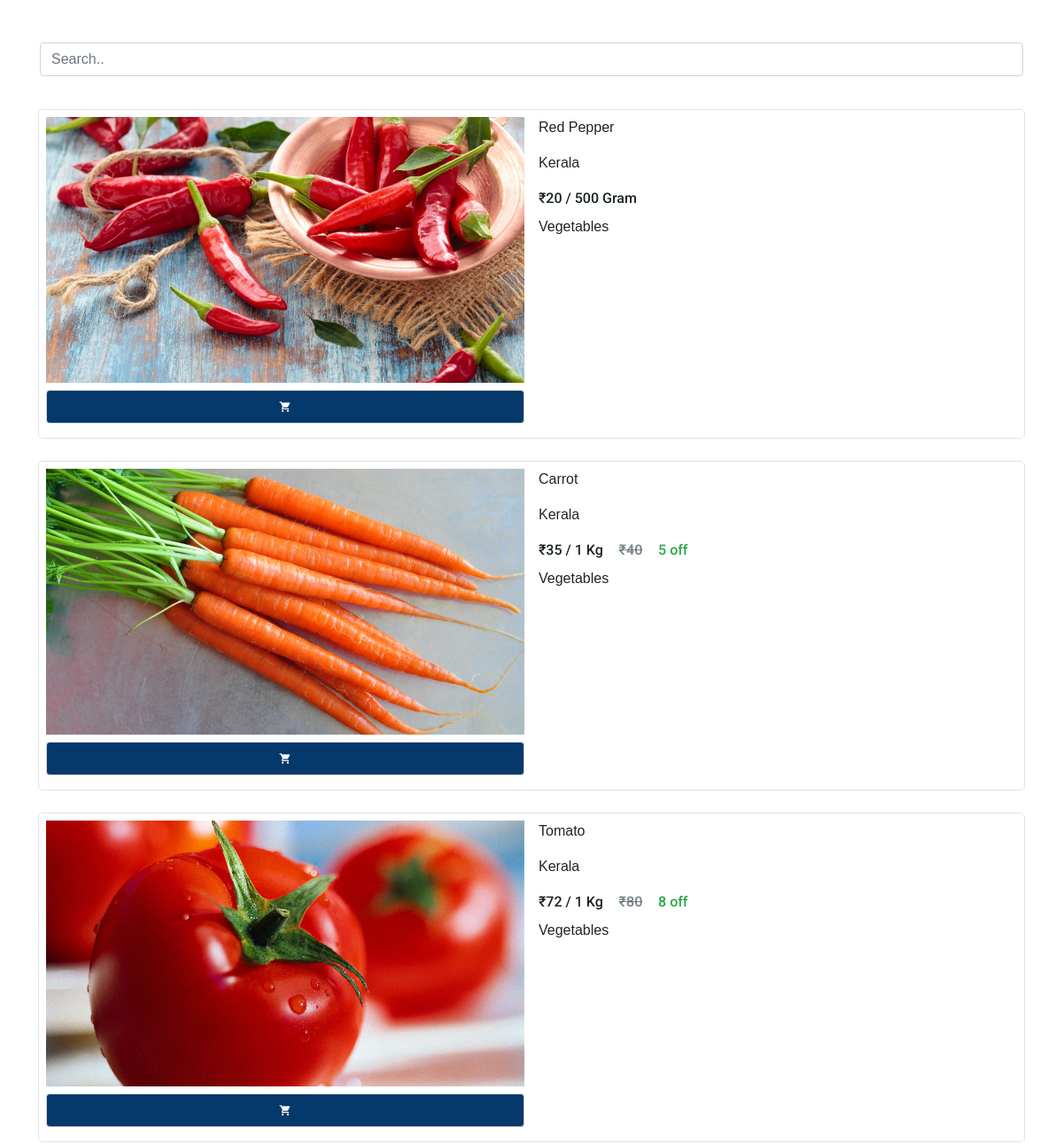
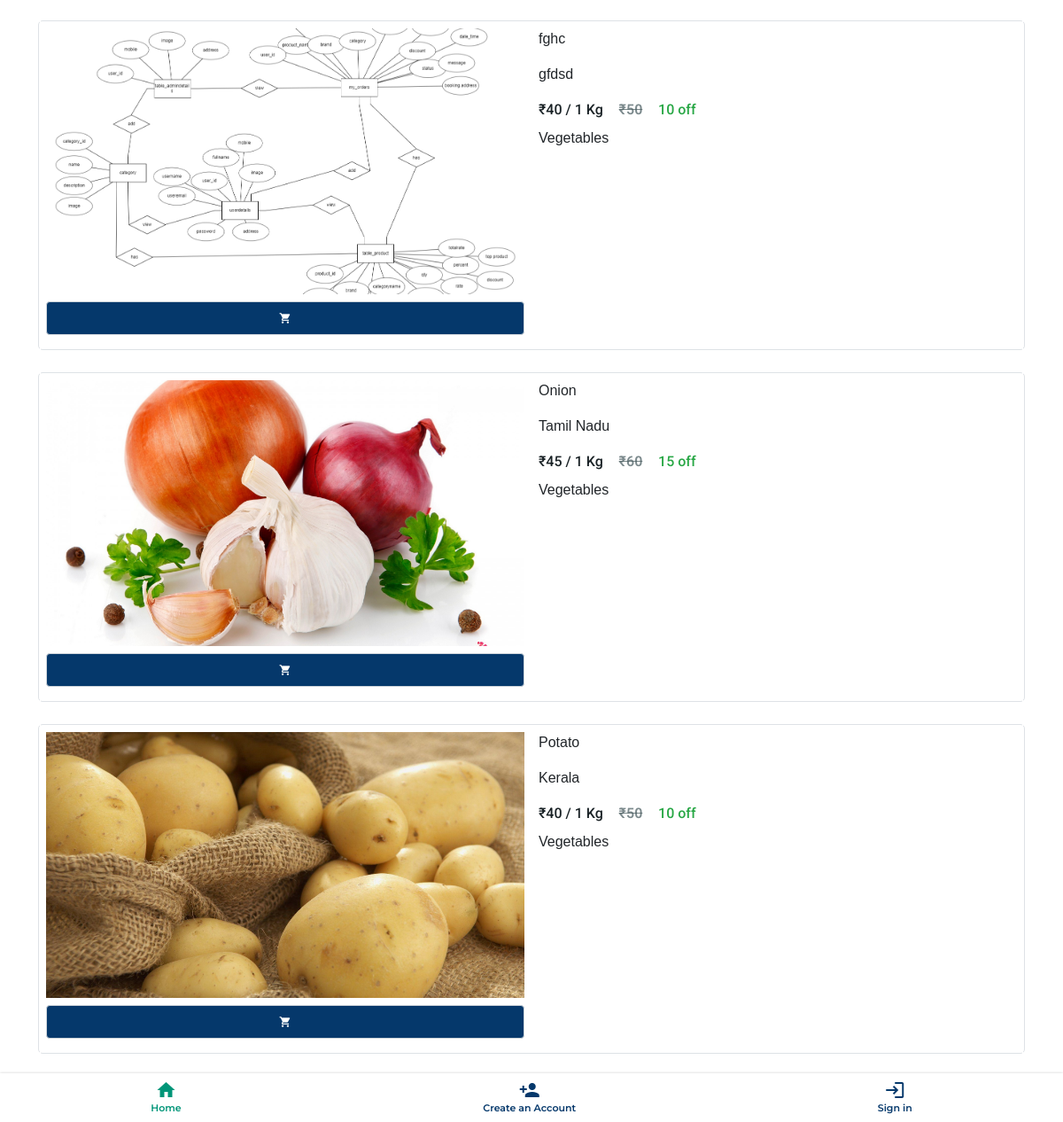
Page /public_view_selected_category/1/ on the committed database (2 pictures, top to bottom).
### arman/models.py (models this page shows)
class product(models.Model):
    Name = models.CharField(max_length=100)
    Brand = models.CharField(max_length=100)
    Category = models.CharField(max_length=100)
    category_name = models.CharField(max_length=100)
    per_unit = models.CharField(max_length=100)
    Qty = models.IntegerField()
    Rate = models.IntegerField()
    Discount = models.IntegerField()
    Percentage = models.IntegerField()
    Total_rate = models.IntegerField()
    Top_product = models.CharField(max_length=20)
    Image = models.ImageField(upload_to='images', blank=True, null=True)

### arman/views.py (the view)
# urls.py: path('public_view_selected_category/<int:pk>/',
def public_view_selected_category(request, pk):
    sel_prod = product.objects.filter(Category=pk).order_by('?')
    if sel_prod.count() > 0:
        return render(request, 'category_select_product.html', {'sel_prod': sel_prod})
    return render(request, 'category_select_product.html')

### arman/templates/category_select_product.html (shortened to what this page needs)
{% load static %}
<!DOCTYPE html>
<html lang="en">
<head>
    <link rel="stylesheet" href="{% static 'css/main.css' %}">
    <link rel="stylesheet" href="https://cdnjs.cloudflare.com/ajax/libs/font-awesome/4.7.0/css/font-awesome.min.css">
    <link rel="stylesheet" href="https://cdn.jsdelivr.net/npm/bootstrap@4.5.3/dist/css/bootstrap.min.css">
</head>
<body>
    <nav class="nav">
        <a href="{% url 'user_home' %}" class="nav__link nav__link--active">
            <i class="material-icons nav__icon">home</i>
            <span class="nav__text">Home</span>
        </a>
        <a href="{% url 'user_signup' %}" class="nav__link ">
            <i class="material-icons nav__icon">person_add</i>
            <span class="nav__text">Create an Account</span>
        </a>
        <a href="{% url 'login' %}" class="nav__link">
            <i class="material-icons nav__icon">login</i>
            <span class="nav__text">Sign in</span>
        </a>
    </nav>
    <section class="users pt-5 pb-5" id="users">
        <div class="container" id="user_table">
            <input class="form-control" id="myInput" type="text" placeholder="Search..">
            <br>
            <table class="table">
                {% if sel_prod %}
                <tbody id="myTable">
                    {% for p_data in sel_prod %}
                    <tr>
                        <td>
                            <div class="row border">
                                <div class="col-lg-6 col-md-6 col-sm-6 col-6 p-2 ">
                                    <img src="{{ p_data.Image.url }}" alt="{{ p_data.Image }}" class="img-fluid"
                                        style="width:100%;min-height: 150px; max-height: 300px;object-fit: cover;">
                                        <div class="wrapper d-none d-sm-none d-md-none d-lg-block pt-2 pb-2">
                                            <div class="row">
                                                <div class="col-lg-12 col-md-12 col-12">
                                                    <a href="{% url 'login' %}" name="cart" value="cart"
                                                        class="cart form-control font-weight-normal"
                                                        data-id="{{ product_det.id }}"> <i
                                                            class="material-icons nav__icon">shopping_cart</i></a>
                                                </div>
                                            </div>
                                        </div>
                                </div>
                                <div class="col-lg-6 col-md-6 col-sm-6 col-6 p-2">
                                    <p>{{ p_data.Name }}</p>
                                    <p>{{ p_data.Brand }}</p>
                                    <div class="rates d-flex pb-2">
                                        <span class="rate">₹{{ p_data.Total_rate }} / {{ p_data.Qty }}
                                            {{p_data.per_unit }}</span>&nbsp;&nbsp;&nbsp;&nbsp;
                                            {% if p_data.Rate == p_data.Total_rate %}
                                            <span class="total_rate"></span>&nbsp;&nbsp;&nbsp;&nbsp;
                                            {%else%}
                                            <span class="total_rate">₹{{ p_data.Rate }}</span>&nbsp;&nbsp;&nbsp;&nbsp;
                                            {%endif%}
                                            {% if p_data.Discount > 0 %}
                                            <span class="percentage text-success">{{ p_data.Discount }} off</span>
                                            {%endif%}
                                    </div>
                                    <p>{{ p_data.category_name }}</p>
                                </div>
                            </div>
                        </td>
                    </tr>
                    {%endfor%}
                </tbody>
                {% else %}
                <p class="text-center">No data exist</p>
                {% endif %}
            </table>
        </div>
    </section>
</body>
</html>

### arman/static/css/main.css (style rules this page uses)
html { scroll-behavior: smooth; }
* { margin: 0; padding: 0; list-style-type: none; box-sizing: border-box; text-decoration: none; scroll-behavior: smooth; }
body { font-family: sans-serif !important; }
.nav { position: fixed; bottom: 0; width: 100%; height: 55px; box-shadow: 0 0 3px rgba(0, 0, 0, 0.2); background-color: #ffffff; display: flex; overflow-x: auto; z-index: 9999999999999; }
.nav__link { font-family: "Montserrat", sans-serif; font-weight: 550; display: flex; flex-direction: column; align-items: center; justify-content: center; flex-grow: 1; min-width: 50px; overflow: hidden; white-space: nowrap; font-size: 11px; color: #05386B; text-decoration: none; -webkit-tap-highlight-color: transparent; transition: background-color 0.1s ease-in-out; }
.nav__link--active { color: #009578; }
.nav__icon { font-size: 18px; }
.table td, .table th { padding: 0.75 rem; vertical-align: top; border: 1px solid #fff !important; }
.table .row { border-radius: 5px; }
.users .rates .total_rate { font-family: 'Roboto', sans-serif; font-size: 16px; color: #4b5e62bb; font-weight: 600; text-decoration: line-through #4b5e62bb; }
.users .rates .total_rate:before { content: '\00000A'; }
.users .rates .percentage { font-family: 'Roboto', sans-serif; font-size: 16px; font-weight: 500; }
.users .rates .rate { font-family: 'Roboto', sans-serif; font-size: 16px; color: #1A2226; font-weight: 500; }
.users .cart { display: flex; justify-content: center; align-items: center; background: #05386B; text-decoration: none; }
.users .cart i { display: flex; justify-content: center; align-items: center; font-size: 14px; color: #fff; }

### rows in the picture
product: Image (picture), Name "Red Pepper", Brand "Kerala", Total_rate "20", Qty "500", per_unit "Gram", category_name "Vegetables"
product: Image (picture), Name "Carrot", Brand "Kerala", Total_rate "35", Qty "1", per_unit "Kg", Rate "40", Discount "5", category_name "Vegetables"
product: Image (picture), Name "Tomato", Brand "Kerala", Total_rate "72", Qty "1", per_unit "Kg", Rate "80", Discount "8", category_name "Vegetables"
product: Image (picture), Name "fghc", Brand "gfdsd", Total_rate "40", Qty "1", per_unit "Kg", Rate "50", Discount "10", category_name "Vegetables"
product: Image (picture), Name "Onion", Brand "Tamil Nadu", Total_rate "45", Qty "1", per_unit "Kg", Rate "60", Discount "15", category_name "Vegetables"
product: Image (picture), Name "Potato", Brand "Kerala", Total_rate "40", Qty "1", per_unit "Kg", Rate "50", Discount "10", category_name "Vegetables"
